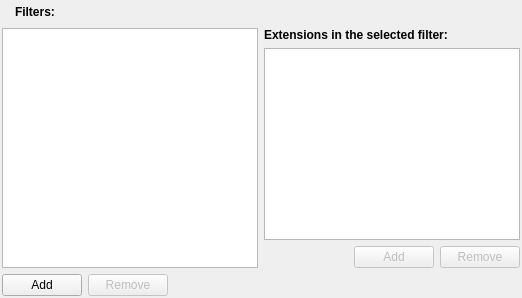
      <widget class="QWidget" name="page_6">
       <layout class="QGridLayout">
        <property name="margin">
         <number>2</number>
        </property>
        <item row="0" column="0" colspan="3">
         <layout class="QHBoxLayout">
          <item>
           <widget class="QLabel" name="label_18">
            <property name="pixmap">
             <pixmap resource="../resources.qrc">:/new/prefix1/images/filter16.png</pixmap>
            </property>
           </widget>
          </item>
          <item>
           <widget class="QLabel" name="label_16">
            <property name="text">
             <string>&lt;b&gt;Filters:&lt;/b&gt;</string>
            </property>
           </widget>
          </item>
          <item>
           <spacer>
            <property name="orientation">
             <enum>Qt::Horizontal</enum>
            </property>
            <property name="sizeHint" stdset="0">
             <size>
              <width>40</width>
              <height>20</height>
             </size>
            </property>
           </spacer>
          </item>
         </layout>
        </item>
        <item row="1" column="0" rowspan="3" colspan="3">
         <widget class="QListWidget" name="filter_list">
          <property name="statusTip">
           <string>List of filters</string>
          </property>
         </widget>
        </item>
        <item row="1" column="3" colspan="3">
         <widget class="QLabel" name="label_17">
          <property name="text">
           <string>&lt;b&gt;Extensions in the selected filter:&lt;/b&gt;</string>
          </property>
         </widget>
        </item>
        <item row="2" column="3" colspan="3">
         <widget class="QListWidget" name="filter_extensions_list">
          <property name="statusTip">
           <string>List of extensions in the selected filter</string>
          </property>
         </widget>
        </item>
        <item row="3" column="3">
         <spacer>
          <property name="orientation">
           <enum>Qt::Horizontal</enum>
          </property>
          <property name="sizeHint" stdset="0">
           <size>
            <width>40</width>
            <height>20</height>
           </size>
          </property>
         </spacer>
        </item>
        <item row="3" column="4">
         <widget class="QPushButton" name="filter_add_extension">
          <property name="enabled">
           <bool>false</bool>
          </property>
          <property name="statusTip">
           <string>Add an extension</string>
          </property>
          <property name="text">
           <string>Add</string>
          </property>
          <property name="icon">
           <iconset resource="../resources.qrc">
            <normaloff>:/new/prefix1/images/add.png</normaloff>:/new/prefix1/images/add.png</iconset>
          </property>
         </widget>
        </item>
        <item row="3" column="5">
         <widget class="QPushButton" name="filter_remove_extension">
          <property name="enabled">
           <bool>false</bool>
          </property>
          <property name="statusTip">
           <string>Remove the current extension</string>
          </property>
          <property name="text">
           <string>Remove</string>
          </property>
          <property name="icon">
           <iconset resource="../resources.qrc">
            <normaloff>:/new/prefix1/images/remove.png</normaloff>:/new/prefix1/images/remove.png</iconset>
          </property>
         </widget>
        </item>
        <item row="4" column="0">
         <widget class="QPushButton" name="filter_add">
          <property name="enabled">
           <bool>true</bool>
          </property>
          <property name="statusTip">
           <string>Add a filter</string>
          </property>
          <property name="text">
           <string>Add</string>
          </property>
          <property name="icon">
           <iconset resource="../resources.qrc">
            <normaloff>:/new/prefix1/images/add.png</normaloff>:/new/prefix1/images/add.png</iconset>
          </property>
         </widget>
        </item>
        <item row="4" column="1">
         <widget class="QPushButton" name="filter_remove">
          <property name="enabled">
           <bool>false</bool>
          </property>
          <property name="statusTip">
           <string>Remove the current filter</string>
          </property>
          <property name="text">
           <string>Remove</string>
          </property>
          <property name="icon">
           <iconset resource="../resources.qrc">
            <normaloff>:/new/prefix1/images/remove.png</normaloff>:/new/prefix1/images/remove.png</iconset>
          </property>
         </widget>
        </item>
        <item row="4" column="2">
         <spacer>
          <property name="orientation">
           <enum>Qt::Horizontal</enum>
          </property>
          <property name="sizeHint" stdset="0">
           <size>
            <width>40</width>
            <height>20</height>
           </size>
          </property>
         </spacer>
        </item>
       </layout>
      </widget>
